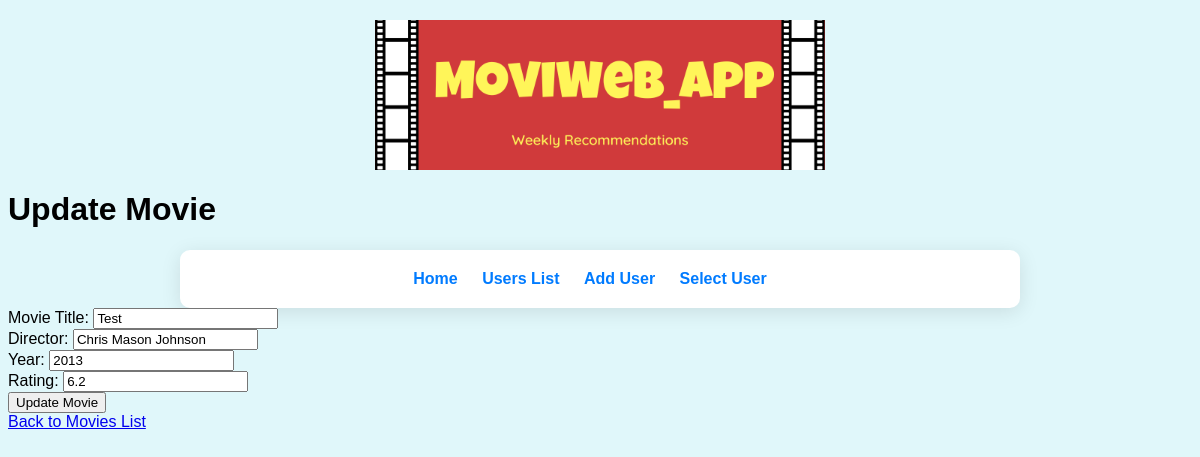
Screenshot of /users/7/update_movie/24 with the database file from the repository.
### modelsDB.py (models this page shows)
class Movie(db.Model):
    id = db.Column(db.Integer, primary_key=True)
    name = db.Column(db.String(100), nullable=False)
    director = db.Column(db.String(100), nullable=False)
    year = db.Column(db.Integer, nullable=False)
    rating = db.Column(db.Float, nullable=False)
    user_id = db.Column(db.Integer, db.ForeignKey('user.id'), nullable=False)

### app.py (the view, shortened to what this page needs)
    @app.route('/users/<int:user_id>/update_movie/<int:movie_id>', methods=['GET', 'POST'])
    def update_movie(user_id, movie_id):
        movie = data_manager.get_movie(movie_id)
        if movie is None:
            return "Movie is not found", 404
        return render_template('update_movie.html', movie=movie, user_id=user_id)

### datamanager/sqlite_data_manager.py (called while the page is built)
    def get_movie(self, movie_id):
        with current_app.app_context():
            movie = Movie.query.get(movie_id)
            return movie if movie else None

### templates/update_movie.html (shortened to what this page needs)
<!DOCTYPE html>
<html lang="en">
<head>
    <link rel="stylesheet" href="{{ url_for('static', filename='styles.css') }}">
</head>
<body>
<header>
    <img src="{{ url_for('static', filename='header_logo.png') }}" alt="Header Logo" class="header-logo">
</header>
    <h1>Update Movie</h1>
    <div class="nav-container">
        <nav>
            <ul class="nav-list">
                <li><a href="{{ url_for('home') }}">Home</a></li>
                    <li><a href="{{ url_for('list_users') }}">Users List</a></li>
                    <li><a href="{{ url_for('add_user') }}">Add User</a></li>
                    <li><a href="{{ url_for('select_user') }}">Select User</a></li>
            </ul>
        </nav>
    </div>
    <form method="post" action="{{ url_for('update_movie', user_id=user_id, movie_id=movie.id) }}">
        <label for="title">Movie Title:</label>
        <input type="text" id="title" name="title" value="{{ movie.name }}" required><br>
        <label for="director">Director:</label>
        <input type="text" id="director" name="director" value="{{ movie.director }}" required><br>
        <label for="year">Year:</label>
        <input type="number" id="year" name="year" value="{{ movie.year }}" required><br>
        <label for="rating">Rating:</label>
        <input type="number" id="rating" name="rating" value="{{ movie.rating }}" step="0.1" required><br>
        <button type="submit">Update Movie</button>
    </form>
    <a href="{{ url_for('user_movies', user_id=user_id) }}">Back to Movies List</a>
</body>
</html>

### static/styles.css (style rules this page uses)
body { font-family: Arial, sans-serif; background-color: #e0f7fa; }
header { text-align: center; margin: 20px 0; }
.header-logo { max-width: 450px; height: auto; display: block; margin: 0 auto; }
.nav-container { background-color: #fff; padding: 20px; border-radius: 10px; box-shadow: 0 4px 20px rgba(0, 0, 0, 0.1); max-width: 800px; margin: 0 auto; transition: transform 0.3s; }
.nav-list { list-style-type: none; padding: 0; margin: 0; text-align: center; }
.nav-list li { display: inline; margin-right: 20px; }
.nav-list li a { text-decoration: none; color: #007BFF; font-weight: bold; }

### rows the page displays
Movie: title "Test", director "Chris Mason Johnson", year "2013", rating "6.2"
